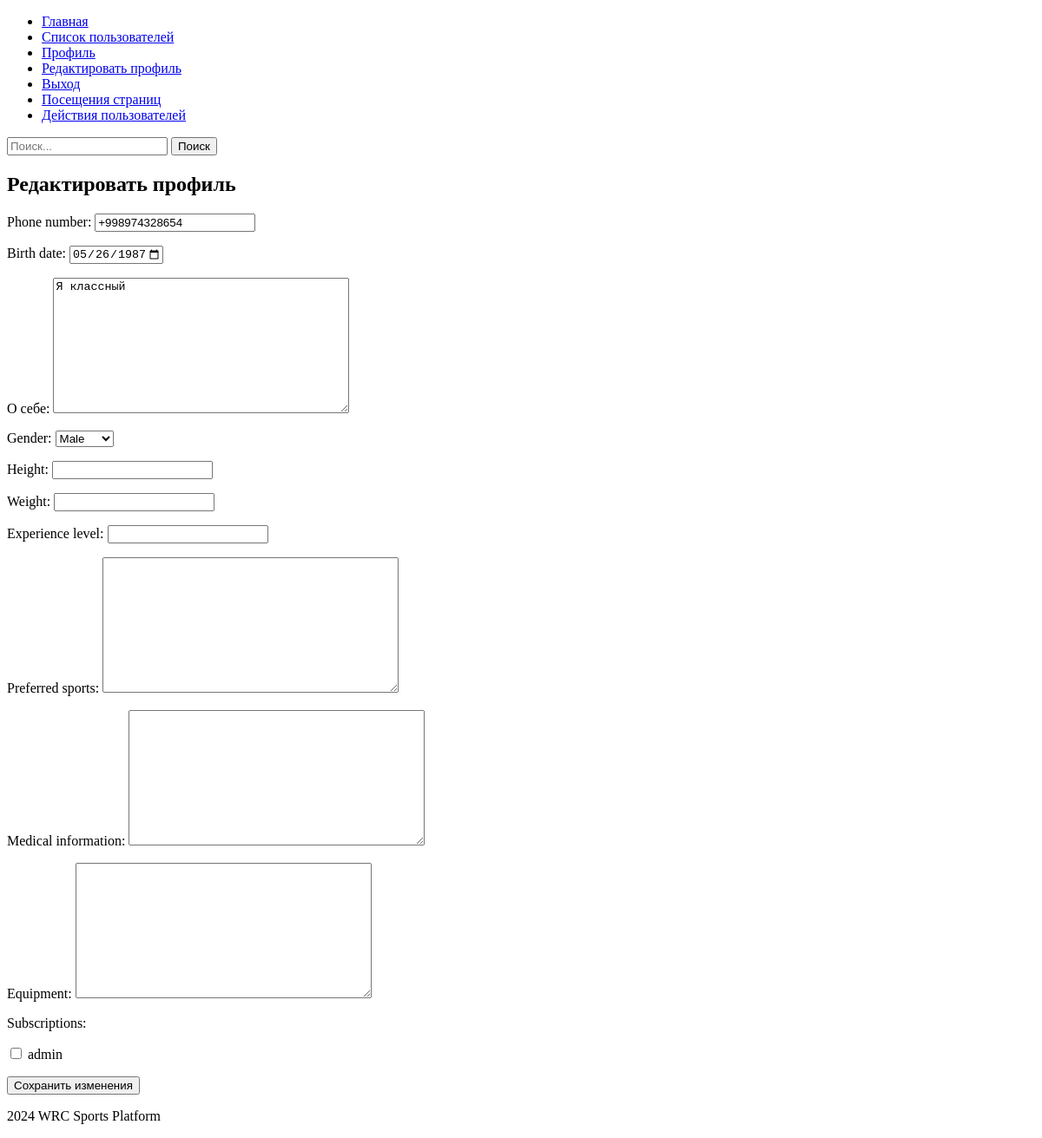
Screenshot of /users/edit_profile/ (signed in) with the database file from the repository.
### users/models.py (models this page shows, shortened)
class UserProfile(models.Model):
    user = models.OneToOneField(settings.AUTH_USER_MODEL, on_delete=models.CASCADE, related_name='profile')
    bio = models.TextField('О себе', blank=True)  # О себе
    phone_number = PhoneNumberField()
    email = models.EmailField(blank=True, null=True)
    address = models.TextField(blank=True, default='')
    birth_date = models.DateField(blank=True, null=True)
    gender = models.CharField(max_length=10, choices=[('male', 'Male'), ('female', 'Female')], blank=True, default='')
    height = models.DecimalField(max_digits=5, decimal_places=2, null=True, blank=True)
    weight = models.DecimalField(max_digits=5, decimal_places=2, null=True, blank=True)
    experience_level = models.CharField(max_length=50, blank=True, default='')  # Уровень подготовки
    preferred_sports = models.TextField(blank=True, default='')  # Предпочтения
    participation_history = models.TextField(blank=True, default='')  # История участия
    coaching_details = models.TextField(blank=True, default='')  # Тренерская информация
    medical_information = models.TextField(blank=True, default='')  # Медицинская информация
    equipment = models.TextField(blank=True, default='')  # Оборудование и инвентарь
    club_memberships = models.ManyToManyField('clubs.Club', related_name='user_profile', blank=True)  # Членство в клубах и командах
    subscriptions = models.ManyToManyField(User, related_name='followers', blank=True)  # Подписки и членство
    privacy_settings = models.JSONField(blank=True, default=default_privacy_settings)
    receive_newsletters = models.BooleanField(default=True)
    public_profile = models.BooleanField(default=False)

### users/views.py (the view)
# urls.py: path('edit_profile/', views.edit_profile, name='edit_profile'),
@login_required
def edit_profile(request):
    profile, create = UserProfile.objects.get_or_create(user=request.user)
    if request.method == 'POST':
        form = UserProfileUpdateForm(request.POST, request.FILES, instance=profile)
        if form.is_valid():
            form.save()
            return redirect('users:profile_view', user_id=request.user.id)
    else:
        form = UserProfileUpdateForm(instance=profile)
    context = {'form': form}
    return render(request, 'users/edit_profile.html', context)

### users/forms.py (shortened to what this page needs)
class UserProfileUpdateForm(forms.ModelForm):
    phone_number = PhoneNumberField(widget=forms.TextInput(attrs={
        'placeholder': '+1234567890'
    }), label='Phone number')
    class Meta:
        model = UserProfile
        fields = [
            'phone_number',
            'birth_date',
            'bio',
            'gender',
            'height',
            'weight',
            'experience_level',
            'preferred_sports',
            'medical_information',
            'equipment',
            'subscriptions'
        ]
        widgets = {
            'club_memberships': forms.CheckboxSelectMultiple(),
            'birth_date': DateInput(attrs={
                'type': 'date',
                'max': timezone.now().date().isoformat()
            }),
            'bio': Textarea(attrs={'placeholder': 'Расскажите о себе...'}),
            'subscriptions': forms.CheckboxSelectMultiple
        }

### users/templates/users/edit_profile.html (shortened to what this page needs)
{% extends 'base.html' %}
{% block content %}
<h2>Редактировать профиль</h2>
<form method="post" enctype="multipart/form-data">
    {{ form.as_p }}
    <button type="submit">Сохранить изменения</button>
</form>
{% endblock content %}

### rows the page displays
UserProfile: phone_number "+998974328654", birth_date "05/26/1987", bio "Я классный", gender "Male"
